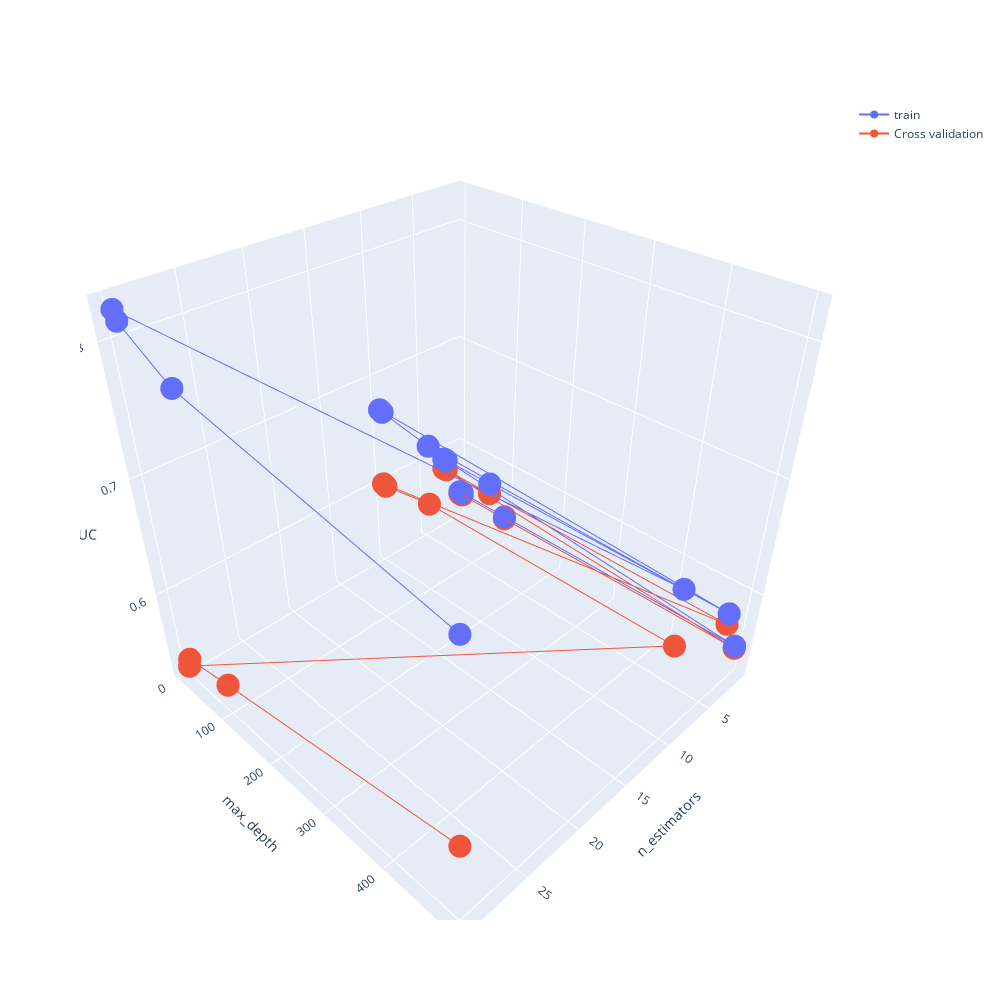

Here is the notebook cell this chart was saved with:
### Markdown cell above
# 3D scatter plot

### Code cell
# https://plot.ly/python/3d-axes/
trace1 = go.Scatter3d(x=result_required['param_max_depth'],y=result_required['param_min_samples_split'],z=result_required['mean_train_score'], name = 'train')
trace2 = go.Scatter3d(x=result_required['param_max_depth'],y=result_required['param_min_samples_split'],z=result_required['mean_test_score'], name = 'Cross validation')
data = [trace1, trace2]

layout = go.Layout(width=1000,
    height=1000,scene = dict(
        xaxis = dict(title='n_estimators'),
        yaxis = dict(title='max_depth'),
        zaxis = dict(title='AUC'),))

fig = go.Figure(data=data, layout=layout)
offline.iplot(fig, filename='3d-scatter-colorscale')
fig.show(renderer = 'colab')
plt.show()

### Figure 1 — Plotly figure (JSON) as saved in the notebook; plotly's stock layout.template omitted (floating-point values rounded to 4 significant figures)
{"data": [{"name": "train", "x": [1, 1, 1, 1, 3, 3, 3, 3, 10, 10, 10, 10, 30, 30, 30, 30], "y": [5, 10, 100, 500, 5, 10, 100, 500, 5, 10, 100, 500, 5, 10, 100, 500], "z": [0.5503, 0.5503, 0.5503, 0.5503, 0.5949, 0.5949, 0.5949, 0.5949, 0.6727, 0.6716, 0.663, 0.659, 0.8211, 0.8145, 0.7896, 0.7506], "type": "scatter3d"}, {"name": "Cross validation", "x": [1, 1, 1, 1, 3, 3, 3, 3, 10, 10, 10, 10, 30, 30, 30, 30], "y": [5, 10, 100, 500, 5, 10, 100, 500, 5, 10, 100, 500, 5, 10, 100, 500], "z": [0.5481, 0.5481, 0.5481, 0.5481, 0.5848, 0.5848, 0.5848, 0.5848, 0.6018, 0.6007, 0.6086, 0.6102, 0.5294, 0.5388, 0.5493, 0.5923], "type": "scatter3d"}], "layout": {"height": 1000, "scene": {"xaxis": {"title": {"text": "n_estimators"}}, "yaxis": {"title": {"text": "max_depth"}}, "zaxis": {"title": {"text": "AUC"}}}, "width": 1000}}
